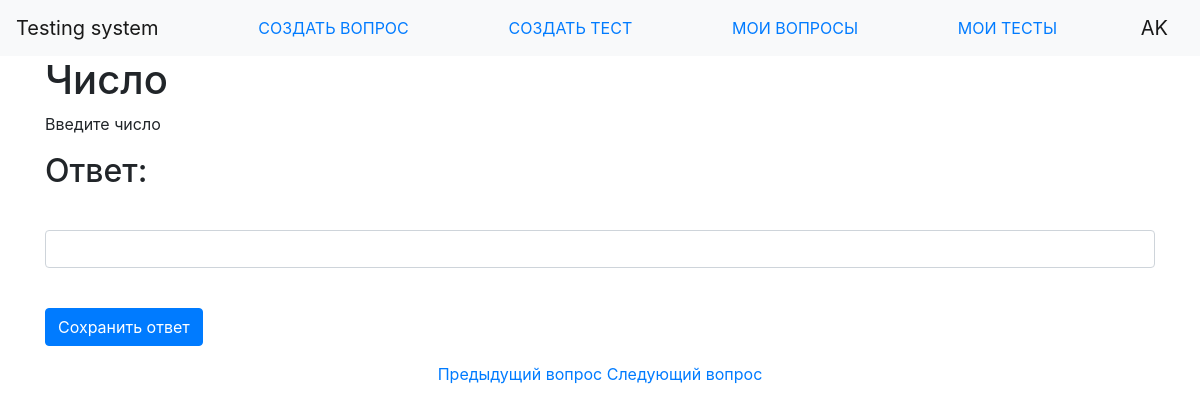
Page /test/1/2 (signed in) on the committed database.
### data/users.py (models this page shows, shortened)
class User(SqlAlchemyBase, UserMixin, SerializerMixin):
    __tablename__ = 'users'
    id = sqlalchemy.Column(sqlalchemy.Integer, primary_key=True, autoincrement=True)
    name = sqlalchemy.Column(sqlalchemy.String)
    email = sqlalchemy.Column(sqlalchemy.String, unique=True)
    hashed_password = sqlalchemy.Column(sqlalchemy.String)
    questions = orm.relation("Question")

### data/questions.py (models this page shows, shortened)
class Question(SqlAlchemyBase, SerializerMixin):
    __tablename__ = 'questions'
    id = sqlalchemy.Column(sqlalchemy.Integer, primary_key=True, autoincrement=True)
    author_id = sqlalchemy.Column(sqlalchemy.Integer, sqlalchemy.ForeignKey("users.id"))
    author = orm.relation("User")
    title = sqlalchemy.Column(sqlalchemy.String)
    text = sqlalchemy.Column(sqlalchemy.String)
    type_id = sqlalchemy.Column(sqlalchemy.Integer, sqlalchemy.ForeignKey("types.id"))
    type = orm.relation("Type")
    answ = sqlalchemy.Column(sqlalchemy.BLOB)
    score = sqlalchemy.Column(sqlalchemy.Integer)
    categories = orm.relation("Category",
                              secondary="questions_to_categories",
                              backref="questions")

### main.py (the view, shortened to what this page needs)
@app.route('/test/<int:test_id>/<int:question_id>', methods=['GET', 'POST'])
@login_required
def test_passing(test_id, question_id):
    db_sess = db_session.create_session()
    test = db_sess.query(Test).get(test_id)
    question = test.questions[question_id - 1]
    work = db_sess.query(Work).filter(Work.user_id == flask_login.current_user.id, Work.test_id == test_id).first()
    if test.questions[question_id - 1].type_id == 1:
        QuestionForm.answer = StringField('Ответ:')
    elif test.questions[question_id - 1].type_id == 2:
        QuestionForm.answer = FloatField('Ответ:')
    elif test.questions[question_id - 1].type_id == 5:
        QuestionForm.answer = BooleanField('Ответ:')
    form = QuestionForm()
    return render_template("question.html",
                           q=question,
                           form=form,
                           q_id=question_id,
                           t_id=test.id,
                           q_count=len(test.questions), title='Тест')

### forms/question.py
class QuestionForm(FlaskForm):
    submit = SubmitField('Сохранить ответ')

### data/db_session.py (called while the page is built)
def create_session() -> Session:
    global __factory
    return __factory()

### main.py (called while the page is built)
@login_manager.user_loader
def load_user(user_id):
    db_sess = db_session.create_session()
    return db_sess.query(User).get(user_id)

### templates/question.html (shortened to what this page needs)
{% extends "base.html" %}
{% block content %}
    <h1>{{ q.title }}</h1>
    {{ q.text }}
    <form action="" method="post">
        <p>
        <h2>{{ form.answer.label }}</h2><br>
        {{ form.answer(class="form-control") }}<br>
        </p>
        <p>{{ form.submit(type="submit", class="btn btn-primary") }}</p>
    </form>
    <center>
        {% if q_id != 1 %}
        <a href="{{ q_id - 1 }}">Предыдущий вопрос</a>
        {% endif %}
        {% if q_id != q_count %}
        <a href="{{ q_id + 1 }}">Следующий вопрос</a>
        {% endif %}
    </center>
{% endblock %}

### templates/base.html (shortened to what this page needs)
<!doctype html>
<html lang="en">
<head>
    <link rel="stylesheet"
          href="https://stackpath.bootstrapcdn.com/bootstrap/4.4.1/css/bootstrap.min.css"
>
</head>
<body>
<header>
    <nav class="navbar navbar-light bg-light">
        <a class="navbar-brand" href="/">Testing system</a>
        <a class="nav-link" href="/new_question">СОЗДАТЬ ВОПРОС</a>
        <a class="nav-link" href="/new_test">СОЗДАТЬ ТЕСТ</a>
        <a class="nav-link" href="/my_questions">МОИ ВОПРОСЫ</a>
        <a class="nav-link" href="/my_tests">МОИ ТЕСТЫ</a>
        {% if current_user.is_authenticated %}
            <a class="navbar-brand" href="/logout">{{ current_user.name }}</a>
        {% else %}
            <p>
            <a class="btn btn-primary " href="/register">Зарегистрироваться</a>
            <a class="btn btn-success" href="/login">Войти</a>
            </p>
        {% endif %}
    </nav>
</header>
<main role="main" class="container">
    {% block content %}{% endblock %}
</main>
</body>
</html>

### rows in the picture
User: name "AK"
Question: title "Число", text "Введите число"
